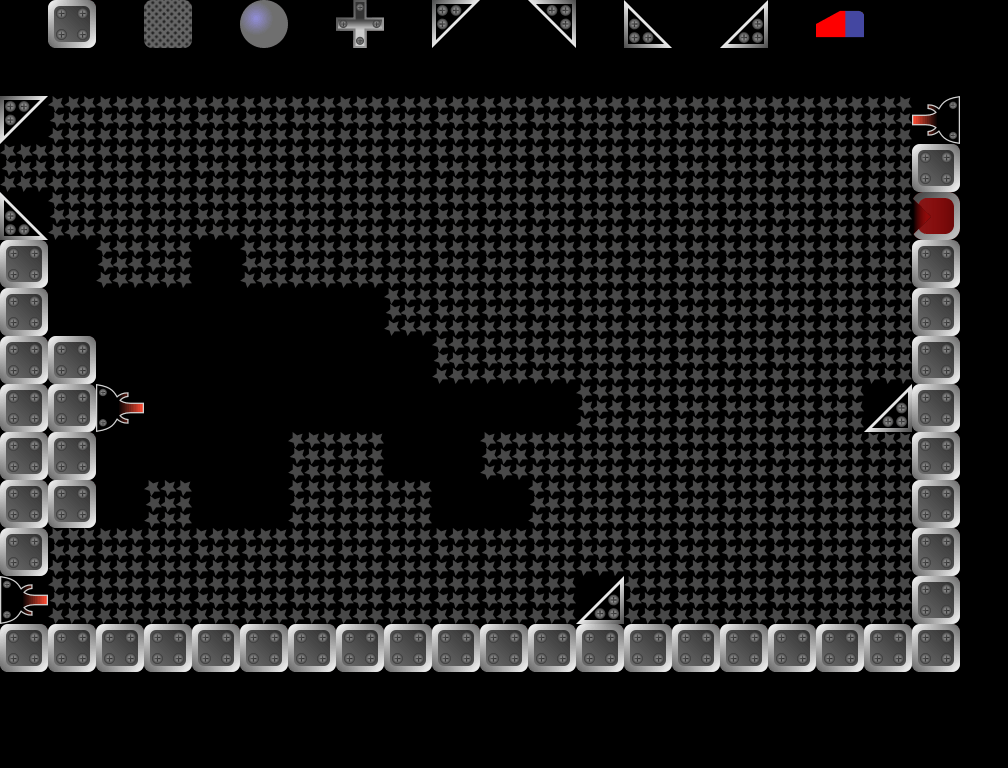

Rendered tile map (Tiled .tmx) drawn with the repository's tilesets; below, a short description and the full map source, tile grids included:
An orthogonal 21x16 tile map with 48x48 px tiles, 2 tile layers (Blocks, Info), 1 hidden layer not drawn, 1 image layer.

<map version="1.10" tiledversion="1.10.2" orientation="orthogonal" renderorder="right-down" width="21" height="16" tilewidth="48" tileheight="48" infinite="0" nextlayerid="10" nextobjectid="2">
 <editorsettings>
  <export target="../../public/assets/levels/level-19.json" format="json" />
 </editorsettings>
 <tileset firstgid="1" name="tileset" tilewidth="48" tileheight="48" tilecount="18" columns="18">
  <image source="../../public/assets/tileset.png" width="864" height="48" />
  <tile id="0" type="BlockingBlock" />
  <tile id="1" type="Cross" />
  <tile id="2" type="BallMirror" />
  <tile id="3" type="BottomLeftMirror" />
  <tile id="4" type="BottomRightMirror" />
  <tile id="5" type="TopLeftMirror" />
  <tile id="6" type="TopRightMirror" />
  <tile id="7" type="TimedBlock" />
  <tile id="8" type="LaserStartDown" />
  <tile id="9" type="LaserStartLeft" />
  <tile id="10" type="LaserStartRight" />
  <tile id="11" type="LaserStartUp" />
  <tile id="12" type="TargetUp" />
  <tile id="13" type="TargetRight" />
  <tile id="14" type="TargetDown" />
  <tile id="15" type="TargetLeft" />
  <tile id="16" type="ForbiddenBlock" />
  <tile id="17" type="Eraser" />
 </tileset>
 <imagelayer id="9" name="bg" locked="1" opacity="0.5" offsetx="-1.34366" offsety="95.2359">
  <image source="../black.png" width="960" height="576" />
 </imagelayer>
 <layer id="2" name="Blocks" width="21" height="16">
  <data encoding="csv">
0,0,0,0,0,0,0,0,0,0,0,0,0,0,0,0,0,0,0,0,0,
0,0,0,0,0,0,0,0,0,0,0,0,0,0,0,0,0,0,0,0,0,
5,17,17,17,17,17,17,17,17,17,17,17,17,17,17,17,17,17,17,10,0,
17,17,17,17,17,17,17,17,17,17,17,17,17,17,17,17,17,17,17,1,0,
7,17,17,17,17,17,17,17,17,17,17,17,17,17,17,17,17,17,17,16,0,
1,0,17,17,0,17,17,17,17,17,17,17,17,17,17,17,17,17,17,1,0,
1,0,0,0,0,0,0,0,17,17,17,17,17,17,17,17,17,17,17,1,0,
1,1,0,0,0,0,0,0,0,17,17,17,17,17,17,17,17,17,17,1,0,
1,1,11,0,0,0,0,0,0,0,0,0,17,17,17,17,17,17,6,1,0,
1,1,0,0,0,0,17,17,0,0,17,17,17,17,17,17,17,17,17,1,0,
1,1,0,17,0,0,17,17,17,0,0,17,17,17,17,17,17,17,17,1,0,
1,17,17,17,17,17,17,17,17,17,17,17,17,17,17,17,17,17,17,1,0,
11,17,17,17,17,17,17,17,17,17,17,17,6,17,17,17,17,17,17,1,0,
1,1,1,1,1,1,1,1,1,1,1,1,1,1,1,1,1,1,1,1,0,
0,0,0,0,0,0,0,0,0,0,0,0,0,0,0,0,0,0,0,0,0,
0,0,0,0,0,0,0,0,0,0,0,0,0,0,0,0,0,0,0,0,0
</data>
 </layer>
 <layer id="5" name="Info" width="21" height="16" locked="1">
  <properties>
   <property name="BallMirror" type="int" value="0" />
   <property name="BlockingBlock" type="int" value="0" />
   <property name="BottomLeftMirror" type="int" value="0" />
   <property name="BottomRightMirror" type="int" value="0" />
   <property name="Cross" type="int" value="0" />
   <property name="LevelName" value="Timing Problem" />
   <property name="MaxItems" type="int" value="9" />
   <property name="TimedBlock" type="int" value="9" />
   <property name="TopLeftMirror" type="int" value="0" />
   <property name="TopRightMirror" type="int" value="0" />
  </properties>
  <data encoding="csv">
0,1,0,8,0,3,0,2,0,5,0,4,0,7,0,6,0,18,0,0,0,
0,0,0,0,0,0,0,0,0,0,0,0,0,0,0,0,0,0,0,0,0,
0,0,0,0,0,0,0,0,0,0,0,0,0,0,0,0,0,0,0,0,0,
0,0,0,0,0,0,0,0,0,0,0,0,0,0,0,0,0,0,0,0,0,
0,0,0,0,0,0,0,0,0,0,0,0,0,0,0,0,0,0,0,0,0,
0,0,0,0,0,0,0,0,0,0,0,0,0,0,0,0,0,0,0,0,0,
0,0,0,0,0,0,0,0,0,0,0,0,0,0,0,0,0,0,0,0,0,
0,0,0,0,0,0,0,0,0,0,0,0,0,0,0,0,0,0,0,0,0,
0,0,0,0,0,0,0,0,0,0,0,0,0,0,0,0,0,0,0,0,0,
0,0,0,0,0,0,0,0,0,0,0,0,0,0,0,0,0,0,0,0,0,
0,0,0,0,0,0,0,0,0,0,0,0,0,0,0,0,0,0,0,0,0,
0,0,0,0,0,0,0,0,0,0,0,0,0,0,0,0,0,0,0,0,0,
0,0,0,0,0,0,0,0,0,0,0,0,0,0,0,0,0,0,0,0,0,
0,0,0,0,0,0,0,0,0,0,0,0,0,0,0,0,0,0,0,0,0,
0,0,0,0,0,0,0,0,0,0,0,0,0,0,0,0,0,0,0,0,0,
0,0,0,0,0,0,0,0,0,0,0,0,0,0,0,0,0,0,0,0,0
</data>
 </layer>
 <layer id="7" name="SelectionArea" width="21" height="16" visible="0" locked="1">
  <data encoding="csv">
0,0,0,0,0,0,0,0,0,0,0,0,0,0,0,0,0,0,0,0,0,
0,0,0,0,0,0,0,0,0,0,0,0,0,0,0,0,0,0,0,0,0,
8,8,8,8,8,8,8,8,8,8,8,8,8,8,8,8,8,8,8,8,8,
8,8,8,8,8,8,8,8,8,8,8,8,8,8,8,8,8,8,8,8,8,
8,8,8,8,8,8,8,8,8,8,8,8,8,8,8,8,8,8,8,8,8,
8,8,8,8,8,8,8,8,8,8,8,8,8,8,8,8,8,8,8,8,8,
8,8,8,8,8,8,8,8,8,8,8,8,8,8,8,8,8,8,8,8,8,
8,8,8,8,8,8,8,8,8,8,8,8,8,8,8,8,8,8,8,8,8,
8,8,8,8,8,8,8,8,8,8,8,8,8,8,8,8,8,8,8,8,8,
8,8,8,8,8,8,8,8,8,8,8,8,8,8,8,8,8,8,8,8,8,
8,8,8,8,8,8,8,8,8,8,8,8,8,8,8,8,8,8,8,8,8,
8,8,8,8,8,8,8,8,8,8,8,8,8,8,8,8,8,8,8,8,8,
8,8,8,8,8,8,8,8,8,8,8,8,8,8,8,8,8,8,8,8,8,
8,8,8,8,8,8,8,8,8,8,8,8,8,8,8,8,8,8,8,8,8,
0,0,0,0,0,0,0,0,0,0,0,0,0,0,0,0,0,0,0,0,0,
0,0,0,0,0,0,0,0,0,0,0,0,0,0,0,0,0,0,0,0,0
</data>
 </layer>
</map>
